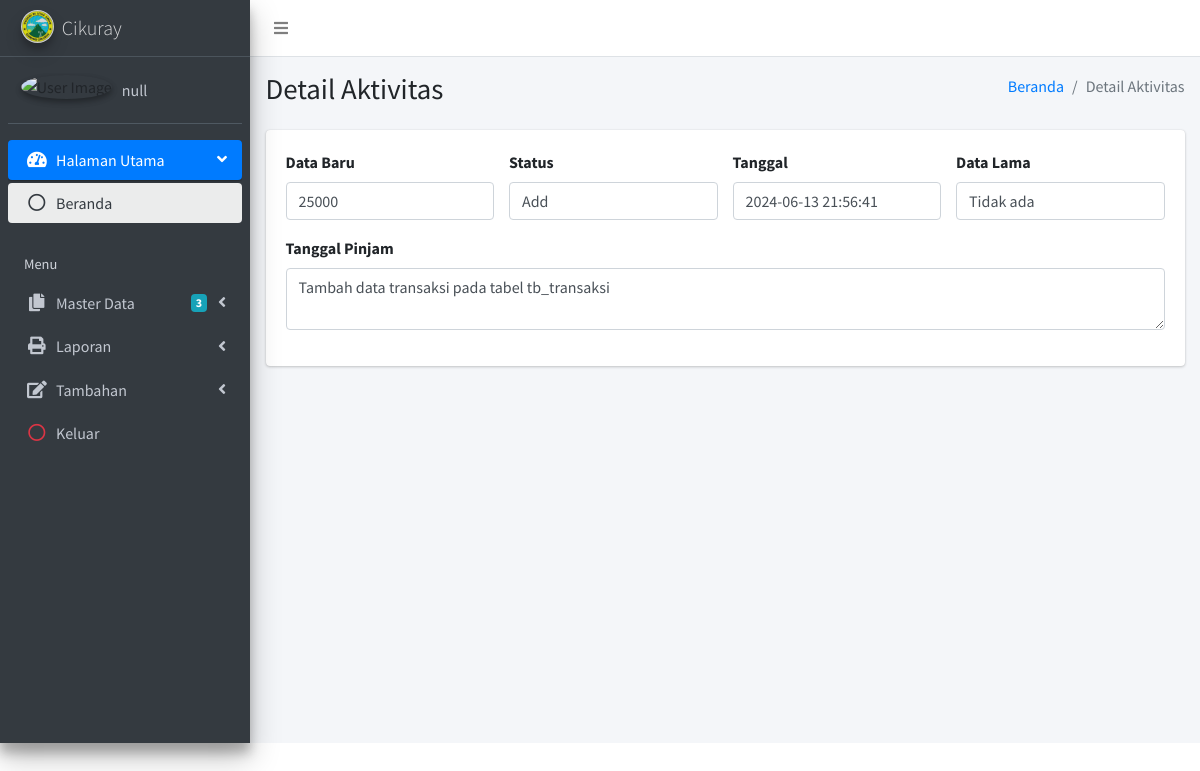
The app's page /Admin/Laporan/detail-aktivitas?id=90 (signed in) with its own data.
### tables this page shows
CREATE TABLE `tb_aktivitas` (
  `id_aktivitas` int(11) NOT NULL,
  `nama` varchar(50) DEFAULT NULL,
  `data_baru` varchar(100) DEFAULT NULL,
  `data_lama` varchar(100) DEFAULT NULL,
  `keterangan` text DEFAULT NULL,
  `status` varchar(10) DEFAULT NULL,
  `created` datetime DEFAULT NULL,
  `modified` datetime DEFAULT NULL
);

### Admin/Laporan/detail-aktivitas.php (the view, shortened to what this page needs)
<?php
include '../../koneksi.php';
$id_user = $_COOKIE["version"];
$id_aktivitas = $_GET['id'];
$query = "SELECT * FROM tb_admin WHERE id_admin = '$id_user'";
$exe = mysqli_query($conn, $query);
$data = mysqli_fetch_array($exe);
$query5 = "SELECT * FROM tb_aktivitas WHERE id_aktivitas = '$id_aktivitas'";
$exe5 = mysqli_query($conn, $query5);
$row5 = mysqli_fetch_array($exe5);
?>
<!DOCTYPE html>
<html>
<head>
  <link rel="stylesheet" href="../../assets/plugins/fontawesome-free/css/all.min.css">
  <link rel="stylesheet" href="https://code.ionicframework.com/ionicons/2.0.1/css/ionicons.min.css">
  <link rel="stylesheet" href="../../assets/plugins/select2/css/select2.min.css">
  <link rel="stylesheet" href="../../assets/plugins/select2-bootstrap4-theme/select2-bootstrap4.min.css">
  <link rel="stylesheet" href="../../assets/dist/css/adminlte.min.css">
</head>
<body class="hold-transition sidebar-mini">
  <div class="wrapper">
    <nav class="main-header navbar navbar-expand navbar-white navbar-light">
      <ul class="navbar-nav">
        <li class="nav-item">
          <a class="nav-link" data-widget="pushmenu" href="#"><i class="fas fa-bars"></i></a>
        </li>
      </ul>
    </nav>
    <aside class="main-sidebar sidebar-dark-primary elevation-4">
      <a href="../index" class="brand-link">
        <img src="../../assets/images/logo.jpg" alt="Peonpegu" class="brand-image img-circle elevation-3"
        style="opacity: .8">
        <span class="brand-text font-weight-light">Cikuray</span>
      </a>
      <div class="sidebar">
        <div class="user-panel mt-3 pb-3 mb-3 d-flex">
          <div class="image">
            <img src="../../assets/images/akun/<?php echo $data['gambar'];?>" class="img-circle elevation-2" alt="User Image">
          </div>
          <div class="info">
            <a href="../Akun/index" class="d-block"><script type="text/javascript">document.write(tampil2)</script></a>
          </div>
        </div>
        <nav class="mt-2">
          <ul class="nav nav-pills nav-sidebar flex-column" data-widget="treeview" role="menu" data-accordion="false">
           <li class="nav-item has-treeview menu-open">
            <a href="#" class="nav-link active">
              <i class="nav-icon fas fa-tachometer-alt"></i>
              <p>
                Halaman Utama
                <i class="right fas fa-angle-left"></i>
              </p>
            </a>
            <ul class="nav nav-treeview">
              <li class="nav-item">
                <a href="../index" class="nav-link active">
                  <i class="far fa-circle nav-icon"></i>
                  <p>Beranda</p>
                </a>
              </li>
            </ul>
          </li>
          <li class="nav-header">Menu</li>
          <li class="nav-item has-treeview">
            <a href="#" class="nav-link">
              <i class="nav-icon fas fa-copy"></i>
              <p>
                Master Data
                <i class="fas fa-angle-left right"></i>
                <span class="badge badge-info right">3</span>
              </p>
            </a>
          </li>
          <li class="nav-item has-treeview">
            <a href="#" class="nav-link">
              <i class="nav-icon fas fa-print"></i>
              <p>
                Laporan
                <i class="fas fa-angle-left right"></i>
              </p>
            </a>
          </li>
          <li class="nav-item has-treeview">
            <a href="#" class="nav-link">
              <i class="nav-icon fas fa-edit"></i>
              <p>
                Tambahan
                <i class="fas fa-angle-left right"></i>
              </p>
            </a>
          </li>
          <li class="nav-item">
            <a href="../../Proses/logout" class="nav-link">
              <i class="nav-icon far fa-circle text-danger"></i>
              <p class="text">Keluar</p>
            </a>
          </li>
        </ul>
      </nav>
    </div>
  </aside>
  <div class="content-wrapper">
    <section class="content-header">
      <div class="container-fluid">
        <div class="row mb-2">
          <div class="col-sm-6">
            <h1>Detail Aktivitas</h1>
          </div>
          <div class="col-sm-6">
            <ol class="breadcrumb float-sm-right">
              <li class="breadcrumb-item"><a href="../index">Beranda</a></li>
              <li class="breadcrumb-item active">Detail Aktivitas</li>
            </ol>
          </div>
        </div>
      </div>
    </section>
    <section class="content">
      <div class="container-fluid">
        <div class="row">
          <div class="col-md-12">
            <div class="card card-primary">
              <form role="form" action="Proses/update-kembali" method="POST" enctype="multipart/form-data" class="form-user">
                <div class="card-body">
                  <div class="row">
                    <div class="col-md-3">
                      <div class="form-group">
                        <label for="data_baru">Data Baru</label>
                        <input type="text" name="data_baru" class="form-control" placeholder="Data Baru" id="data_baru" readonly="" value="<?php if($row5['data_baru'] == '') { echo 'Tidak ada'; }else { echo $row5['data_baru']; }?>" style="background: #fff;">
                      </div>
                    </div>
                    <div class="col-md-3">
                      <div class="form-group">
                        <label for="status">Status</label>
                        <input type="text" name="status" class="form-control" placeholder="Status" id="status" readonly="" value="<?php echo $row5['status'];?>" style="background: #fff;">
                      </div>
                    </div>
                    <div class="col-md-3">
                      <div class="form-group">
                        <label for="tanggal">Tanggal</label>
                        <input type="text" name="tanggal" class="form-control" placeholder="Tanggal" id="tanggal" readonly="" value="<?php echo $row5['created'];?>" style="background: #fff;">
                      </div>
                    </div>
                    <div class="col-md-3">
                      <div class="form-group">
                        <label for="data_lama">Data Lama</label>
                        <input type="text" name="data_lama" class="form-control" placeholder="Data Lama" id="data_lama" readonly="" value="<?php if($row5['data_lama'] == '') { echo 'Tidak ada'; }else { echo $row5['data_lama']; }?>" style="background: #fff;">
                      </div>
                    </div>
                  </div>
                  <div class="row">
                    <div class="col-md-12">
                      <div class="form-group">
                        <label for="keterangan">Tanggal Pinjam</label>
                        <textarea name="keterangan" id="keterangan" class="form-control" placeholder="Tuliskan keterangan" readonly="" style="background: #fff;"><?php echo $row5['keterangan'];?></textarea>
                      </div>
                    </div>
                  </div>
                </div>
              </form>
            </div>
          </div>
        </div>
      </div>
    </section>
  </div>
</div>
</body>
</html>

### records on screen
tb_aktivitas: data_baru "25000", status "Add", tanggal "2024-06-13 21:56:41", data_lama "Tidak ada", keterangan "Tambah data transaksi pada tabel tb_transaksi"
